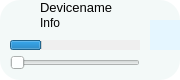
<?xml version="1.0" encoding="UTF-8"?>
<ui version="4.0">
 <class>DeviceView</class>
 <widget class="QWidget" name="DeviceView">
  <property name="geometry">
   <rect>
    <x>0</x>
    <y>0</y>
    <width>180</width>
    <height>80</height>
   </rect>
  </property>
  <property name="windowTitle">
   <string>Form</string>
  </property>
  <property name="windowOpacity">
   <double>1.000000000000000</double>
  </property>
  <property name="autoFillBackground">
   <bool>false</bool>
  </property>
  <property name="styleSheet">
   <string notr="true">background-color: rgba(0, 0, 0, 0);</string>
  </property>
  <widget class="QFrame" name="appFrame">
   <property name="geometry">
    <rect>
     <x>0</x>
     <y>0</y>
     <width>180</width>
     <height>80</height>
    </rect>
   </property>
   <property name="styleSheet">
    <string notr="true">background-color: rgb(243, 249, 248);
border-radius: 20px;
</string>
   </property>
   <property name="frameShape">
    <enum>QFrame::StyledPanel</enum>
   </property>
   <property name="frameShadow">
    <enum>QFrame::Raised</enum>
   </property>
   <property name="lineWidth">
    <number>20</number>
   </property>
   <widget class="QLabel" name="appNameLabel">
    <property name="geometry">
     <rect>
      <x>40</x>
      <y>0</y>
      <width>100</width>
      <height>14</height>
     </rect>
    </property>
    <property name="font">
     <font>
      <pointsize>10</pointsize>
     </font>
    </property>
    <property name="text">
     <string>Devicename</string>
    </property>
   </widget>
   <widget class="QLabel" name="iconLabel">
    <property name="geometry">
     <rect>
      <x>0</x>
      <y>0</y>
      <width>30</width>
      <height>30</height>
     </rect>
    </property>
    <property name="styleSheet">
     <string notr="true">background-color: rgba(0, 0, 0, 0);</string>
    </property>
    <property name="text">
     <string/>
    </property>
   </widget>
   <widget class="QLabel" name="infoLabel">
    <property name="geometry">
     <rect>
      <x>40</x>
      <y>16</y>
      <width>100</width>
      <height>14</height>
     </rect>
    </property>
    <property name="text">
     <string>Info</string>
    </property>
   </widget>
   <widget class="QProgressBar" name="outputMeter">
    <property name="geometry">
     <rect>
      <x>10</x>
      <y>40</y>
      <width>130</width>
      <height>10</height>
     </rect>
    </property>
    <property name="styleSheet">
     <string notr="true">background-color: rgb(239, 239, 239)</string>
    </property>
    <property name="value">
     <number>24</number>
    </property>
    <property name="textVisible">
     <bool>false</bool>
    </property>
    <property name="orientation">
     <enum>Qt::Horizontal</enum>
    </property>
   </widget>
   <widget class="QSlider" name="horizontalSlider">
    <property name="geometry">
     <rect>
      <x>10</x>
      <y>55</y>
      <width>130</width>
      <height>16</height>
     </rect>
    </property>
    <property name="orientation">
     <enum>Qt::Horizontal</enum>
    </property>
   </widget>
   <widget class="QPushButton" name="pushButton">
    <property name="geometry">
     <rect>
      <x>150</x>
      <y>20</y>
      <width>30</width>
      <height>30</height>
     </rect>
    </property>
    <property name="styleSheet">
     <string notr="true">background-color: rgb(229, 246, 255)</string>
    </property>
    <property name="text">
     <string/>
    </property>
    <property name="icon">
     <iconset theme="preferences-other">
      <normaloff/>
     </iconset>
    </property>
   </widget>
  </widget>
 </widget>
 <resources/>
 <connections/>
</ui>
